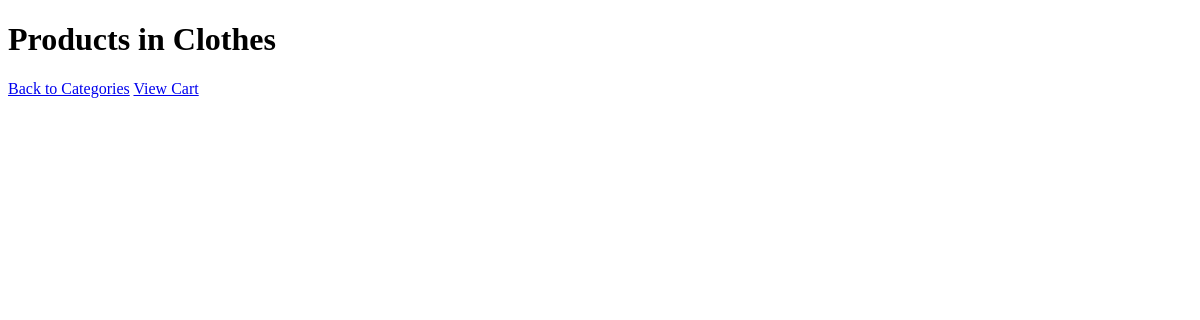
The page /category/5/ on the database as committed earlier.
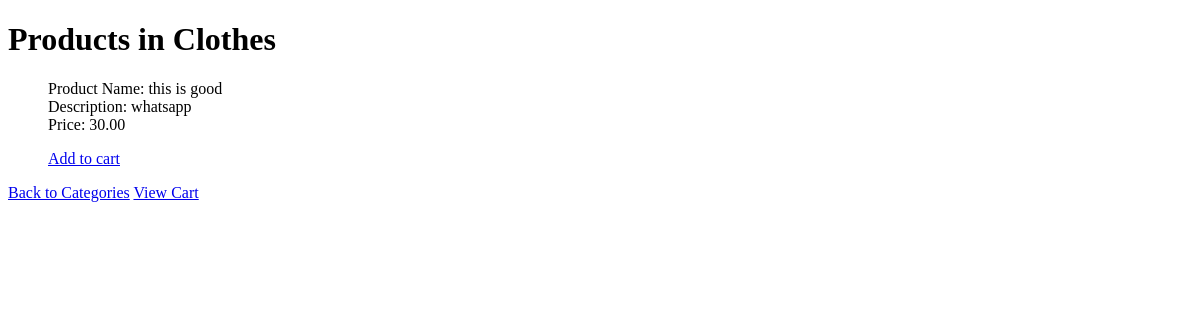
The same page on the database as committed later.
### Eshop/models.py (models this page shows, shortened)
class Product(models.Model):
    category = models.ForeignKey(Category, on_delete=models.CASCADE, related_name='products')
    name = models.CharField(max_length=250)
    description = models.TextField()
    price = models.DecimalField(max_digits=10, decimal_places=2)

### Eshop/views.py (the view)
# urls.py: path('category/<int:category_id>/', views.product_list, name='product_list'),
def product_list(request, category_id):
    category = get_object_or_404(Category, id=category_id)
    products = category.products.all()
    return render(request, 'User/product_list.html', {'category':category, 'products':products})

### Eshop/templates/User/product_list.html (shortened to what this page needs)
<!DOCTYPE html>
<html>
<head>
</head>
<body>
    <h1>Products in {{ category.name }}</h1>
    <ul>
        {% for product in products %}
            <div>
                <p>
                    Product Name: {{ product.name }} <br>
                    Description: {{ product.description }} <br>
                    Price: {{product.price}} <br>
                </p>
                <a href="{% url 'add_to_cart' product.id %}">Add to cart</a>
            </div>
        {% endfor %}
    </ul>
    <a href="{% url 'category_list' %}">Back to Categories</a>
    <a href="{% url 'cart_details' %}">View Cart</a>
</body>
</html>

Rows that differ between the two databases and show on the page:
added Product: name "this is good", description "whatsapp", price "30.00"
